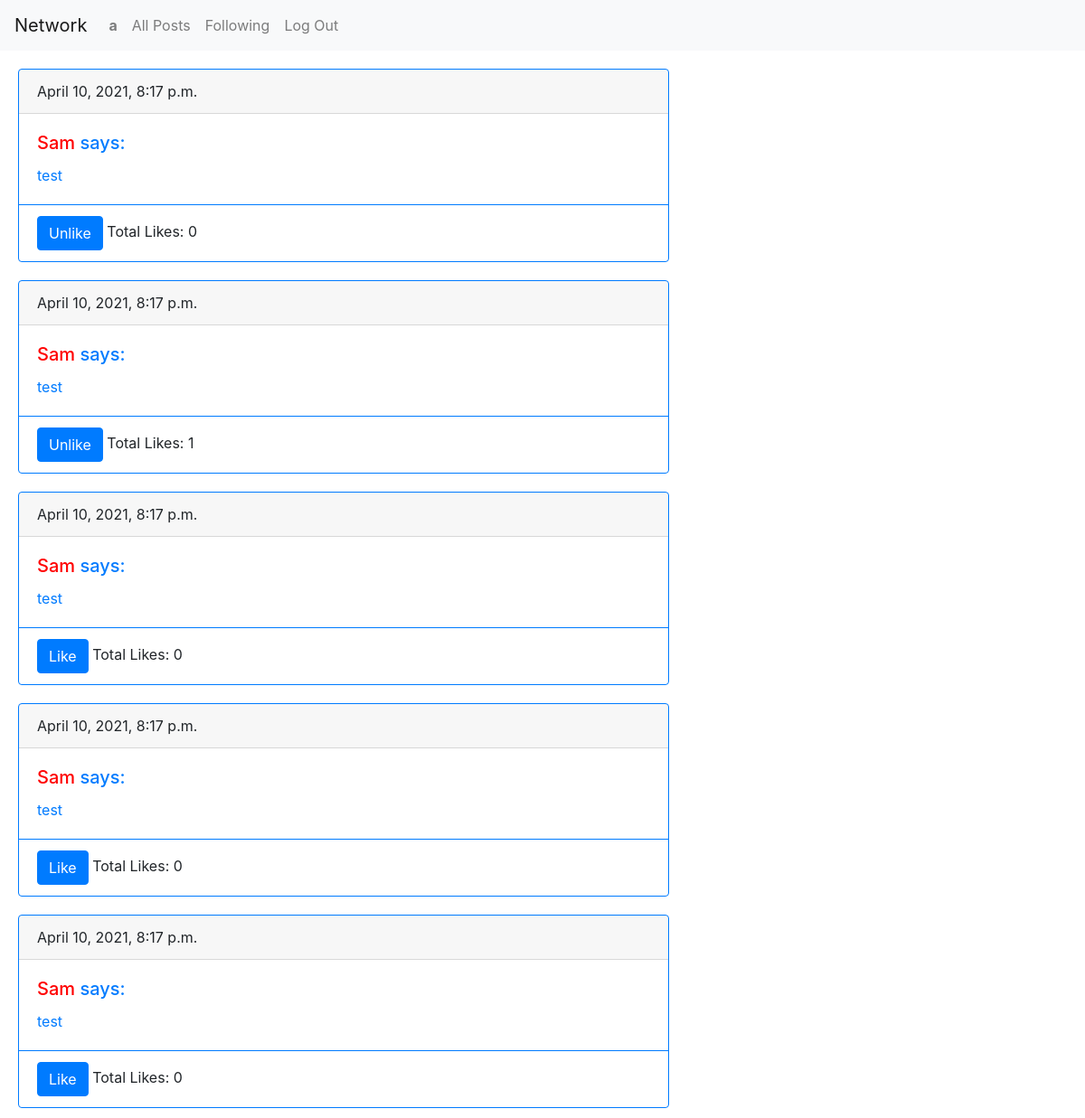
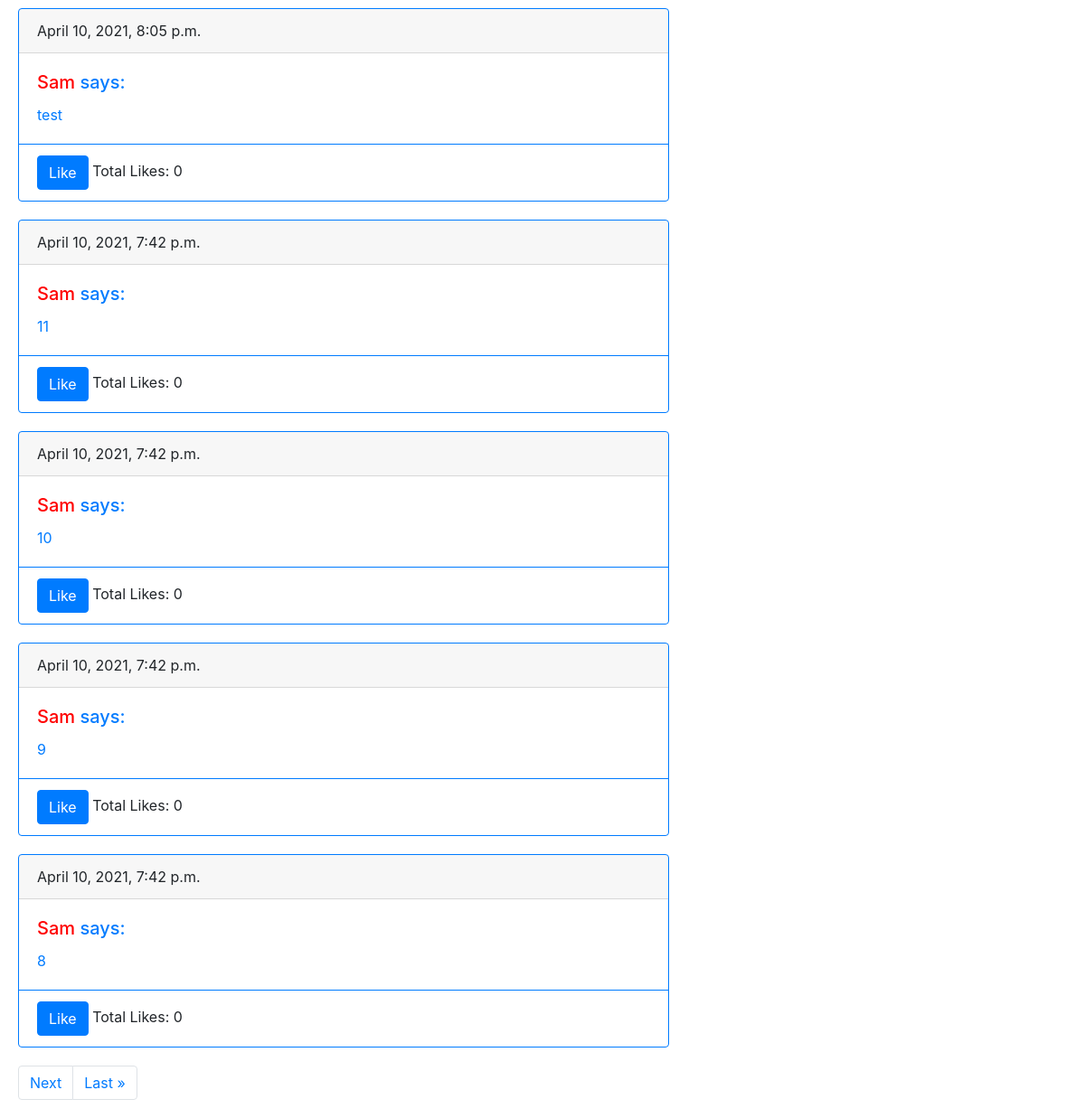
Before: /following (signed in) with the older database file (2 pictures, top to bottom).
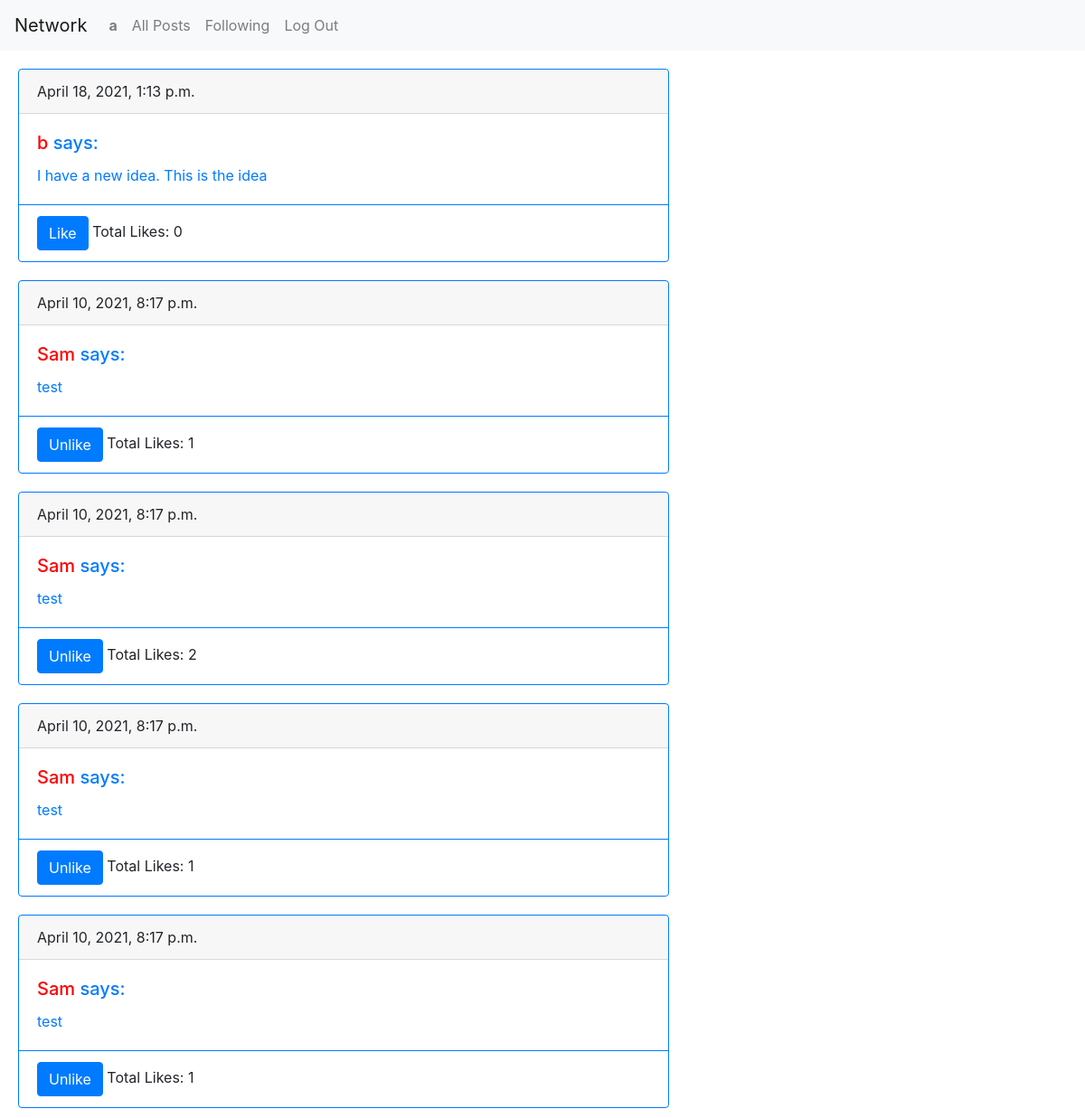
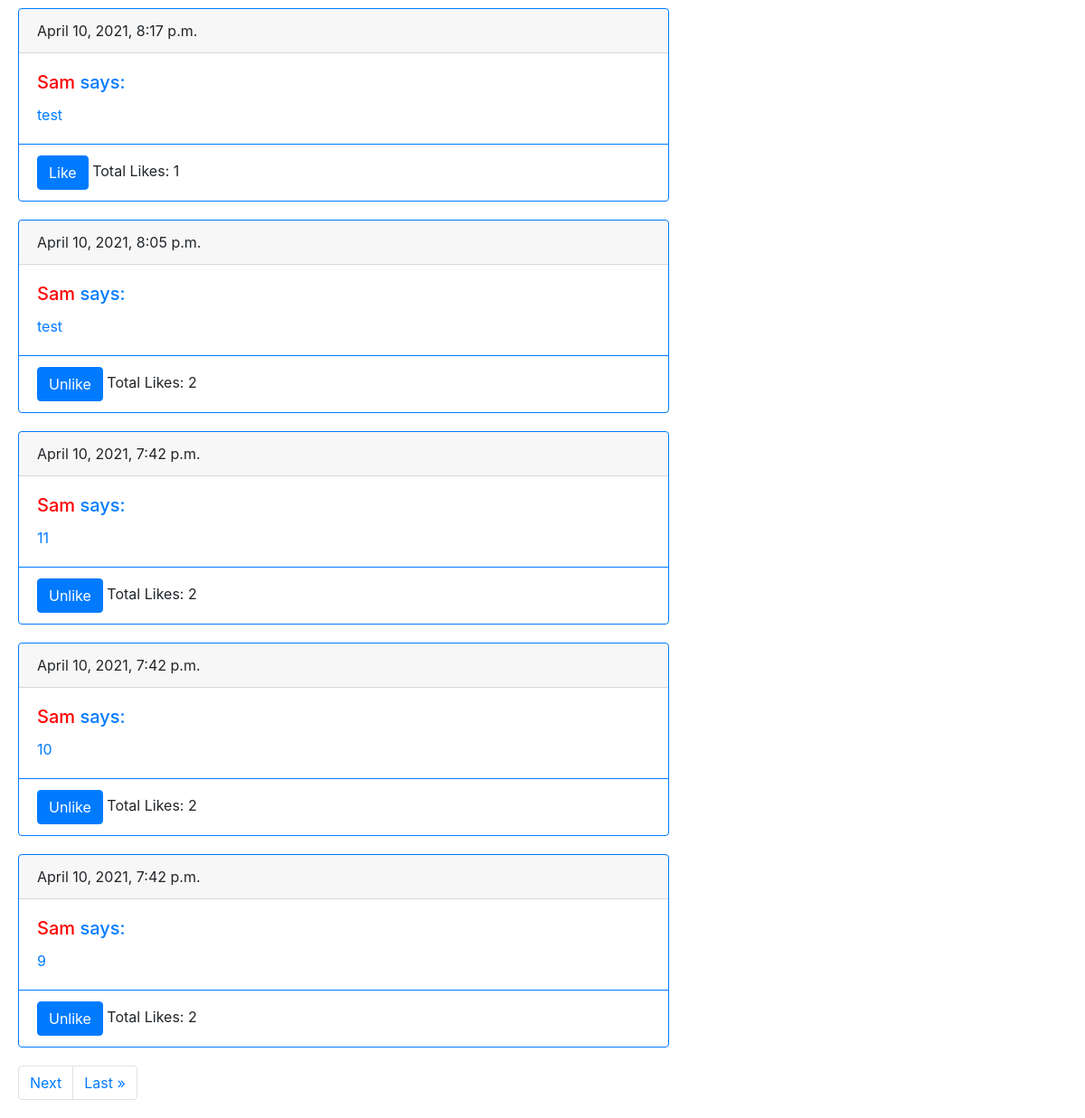
After: the same page with the newer database file (2 pictures, top to bottom).
### network/models.py (models this page shows, shortened)
class Post(models.Model):
    author = models.ForeignKey(
        User,
        null=True,
        on_delete=models.CASCADE,
        related_name="author"
    )
    timestamp = models.DateTimeField(
        auto_now_add=True
    )
    content = models.CharField(
        max_length=1000,
        blank=False
    )
    likes = models.IntegerField(
        default=0,
        validators=[MinValueValidator(0)]
    )
    liked_by = models.ManyToManyField(
        User,
        blank=True,
        related_name="liked_by",
    )

class User(AbstractUser):
    following = models.ManyToManyField(
        'self',
        blank=True,
        symmetrical=False
    )

### network/views.py (the view)
# urls.py: path("following", views.following, name="following"),
@login_required(login_url='login')
def following(request):
    user = request.user
    posts = Post.objects.filter(
                author__in=user.following.all()).order_by('-timestamp')
    paginator = Paginator(posts, 10)
    page_number = request.GET.get('page')
    page_object = paginator.get_page(page_number)
    return render(request, "network/following.html", {"posts": page_object})

### network/templates/network/following.html
{% extends "network/layout.html" %}
{% block body %}
    {% include "network/post_layout.html" %}
{% endblock %}

### network/templates/network/post_layout.html (shortened to what this page needs)
    {% if not posts %}
        <div class="posts">
            No posts found :(
        </div>
    {% else %}
        {% for post in posts %}
            <div class="posts card border-primary" style="max-width: 45rem;">
                <div class="card-header">{{ post.timestamp }}</div>
                <div class="card-body text-primary">
                    <h5 class="card-title">
                        <a class="user-link" href="{% url 'profile' post.author.username %}">{{ post.author.username }} </a> says:
                    </h5>
                    <p class="card-text" id="post-{{ post.id }}" data-post-id={{ post.id }}> {{ post.content }} </p>
                </div>
                <div class="card-footer bg-transparent border-primary">
                    {% if user.is_authenticated and user.username != post.author.username %}
                        <button class="btn btn-primary like" id="like-{{ post.id }}" data-post-id={{ post.id }}>
                        {% if user not in post.liked_by.all %}
                            Like
                        {% else %}
                            Unlike
                        {% endif %}
                        </button>
                    {% endif %}
                    <span id="total-{{post.id}}" class="like"> Total Likes: {{ post.likes }} </span>
                </div>
            </div>
        {% endfor %}
        <nav aria-label="post navigation" class="posts">
            <ul class="pagination">
            {% if posts.has_next %}
                <li class="page-item"><a class="page-link" href="?page={{ posts.next_page_number }}">Next</a></li>
                <li class="page-item"><a class="page-link" href="?page={{ posts.paginator.num_pages }}">Last &raquo;</a></li>
            {% endif %}
            </ul>
        </nav>
    {% endif %}

Changed rows visible on the page:
no longer on this page (row edited): Post: timestamp "April 10, 2021, 7:42 p.m.", author.username "Sam", content "8", shows "Like", likes "0"
added Post: timestamp "April 18, 2021, 1:13 p.m.", author.username "b", content "I have a new idea. This is the idea", shows "Like", likes "0"
changed Post (number 2 of 10 on the later page): likes "0" → "1"
changed Post (number 3 of 10 on the later page): likes "1" → "2"
changed Post (number 4 of 10 on the later page): likes "0" → "1"; text "Like" → "Unlike"
changed Post (number 5 of 10 on the later page): likes "0" → "1"; text "Like" → "Unlike"
changed Post (number 6 of 10 on the later page): likes "0" → "1"
changed Post "April 10, 2021, 8:05 p.m.": likes "0" → "2"; text "Like" → "Unlike"
changed Post (number 8 of 10 on the later page): likes "0" → "2"; text "Like" → "Unlike"
changed Post (number 9 of 10 on the later page): likes "0" → "2"; text "Like" → "Unlike"
changed Post (number 10 of 10 on the later page): likes "0" → "2"; text "Like" → "Unlike"
